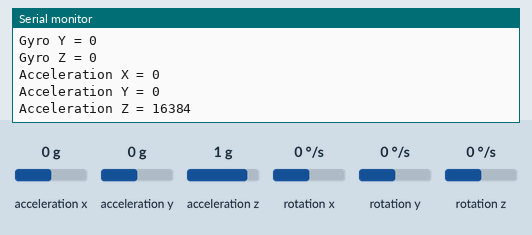
The sketch below on a simulated Arduino Uno, built with avr-gcc and run on an emulated ATmega328P. Parts: the last lines printed to the serial monitor. The inputs (shaded band) are chosen by the test bench; at power-on: acceleration x 0 g, acceleration y 0 g, acceleration z 1 g, rotation x 0 °/s, rotation z 0 °/s, rotation y 0 °/s.

Above: at 1.2 s.
1.3 s: acceleration x set to -1.4 g
At 2.0 s:
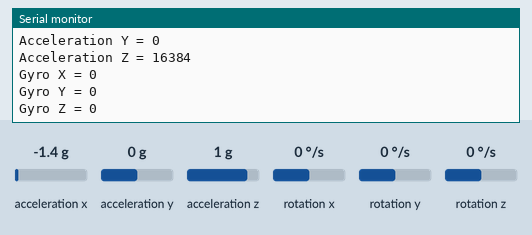
4.3 s: acceleration y set to 0.8 g
At 5.1 s:
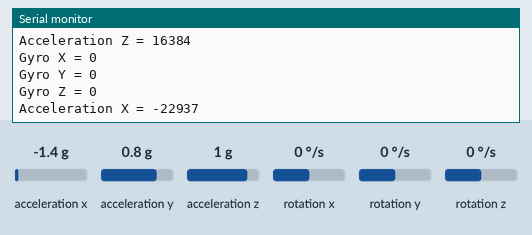
7.3 s: acceleration z set to -1.4 g
At 7.9 s:
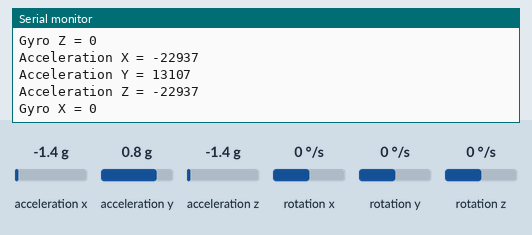
10.3 s: rotation x set to 100 °/s
At 11.2 s:
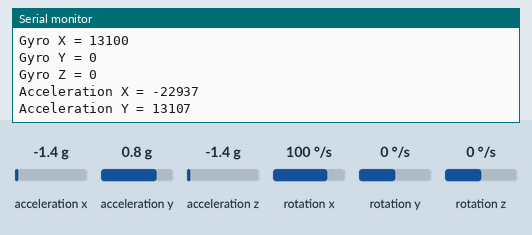
13.3 s: acceleration x set to 0 g
At 13.9 s:
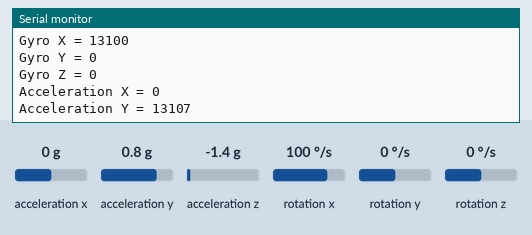
16.3 s: rotation z set to -192 °/s
At 16.9 s:
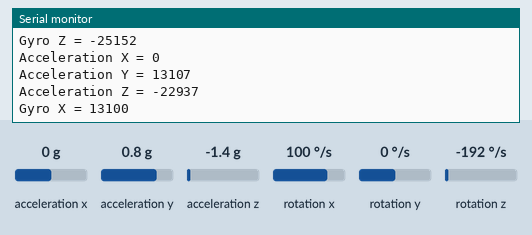

Measured:
- after the input at 1.3 s, the serial monitor: prints a new line after 0.16 s (image 1)
- after the input at 4.3 s, the serial monitor: prints a new line after 0.13 s (image 2)
- after the input at 7.3 s, the serial monitor: prints a new line after 0.22 s (image 3)
- after the input at 10.3 s, the serial monitor: prints a new line after 0.22 s (image 4)
- after the input at 13.3 s, the serial monitor: prints a new line after 0.11 s (image 5)
- after the input at 16.3 s, the serial monitor: prints a new line after 0.27 s (image 6)

The sketch:

sketch_jun28a.ino
```cpp
//Sensor Library
#include <MPU6050.h>

//To use I2C Communication
#include <Wire.h>

MPU6050 sensor;

int acX,acY,acZ;

int gyroX,gyroY,gyroZ;

void setup() {

  Serial.begin(9600);
  Wire.begin();
  sensor.initialize();

}

void loop() {

  sensor.getAcceleration(&acX,&acY,&acZ);
  sensor.getRotation(&gyroX,&gyroY,&gyroZ);

  //To take the same 6 value at the same time
  //sensor.getMotion6(&accX,&accY,&accZ,&gyroX,&gyroY,&gyroZ);

  Serial.print("Acceleration X = ");
  Serial.println(acX);

  Serial.print("Acceleration Y = ");
  Serial.println(acY);

  Serial.print("Acceleration Z = ");
  Serial.println(acZ);

  Serial.print("Gyro X = ");
  Serial.println(gyroX);

  Serial.print("Gyro Y = ");
  Serial.println(gyroY);

  Serial.print("Gyro Z = ");
  Serial.println(gyroZ);
}
```
